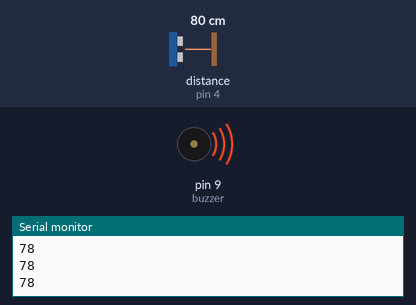
A sketch run on a simulated Arduino Uno, built with avr-gcc and run on an emulated ATmega328P. Parts: buzzer (waves = sounding), the last lines printed to the serial monitor. Wiring (inferred from the names in the program): ultrasonic range finder: trigger pin 3; echo pin 4. The inputs (shaded band) are chosen by the test bench; at power-on: distance to the obstacle (sensor on pin 4) 80 cm. The echo pulse lasts 58.3 µs per cm.

Above: at 1.4 s.
1.5 s: distance to the obstacle (sensor on pin 4) set to 2 cm
At 1.66 s:
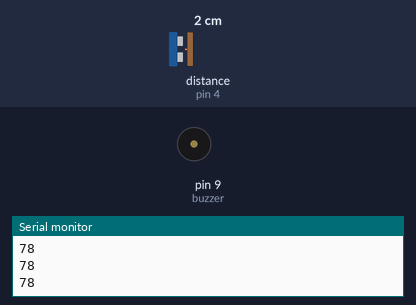
4.7 s: distance to the obstacle (sensor on pin 4) set to 60 cm
At 4.98 s:
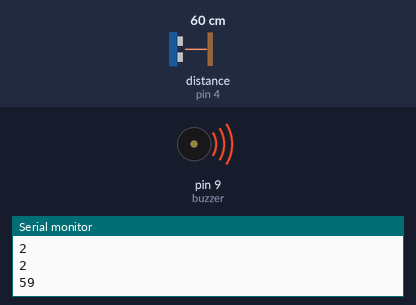
Timing chart, 0 to 13.9 s (numbered marks = the images above; inputs shaded):
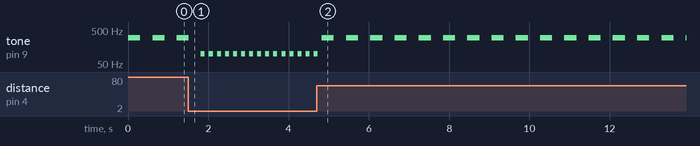

Measured:
- by itself, tone on pin 9 (buzzer): repeats every 0.60 s: 300 Hz 0.30 s, silent 0.30 s

The sketch:

blind_stick.ino
```cpp
int trigpin =3;
int echopin =4;
int piezoPin = 9;
long duration;
int distance;
const int buzzer = 9;

void setup()
{
  pinMode(buzzer, OUTPUT);
 pinMode(trigpin, OUTPUT);
 pinMode (echopin, INPUT);
 Serial.begin(9600);
}

void loop()
{
digitalWrite(trigpin,LOW);
delayMicroseconds(2);
digitalWrite(trigpin,HIGH);
delayMicroseconds(10);
digitalWrite(trigpin,LOW);
duration=pulseIn (echopin,HIGH);
distance=duration* 0.034/2;
Serial.println (distance);
 if (distance<50)
  {
  tone(buzzer, 100); // Send .1KHz sound signal...
  delay(100);        // ...for .1 sec
  noTone(buzzer);     // Stop sound...
  delay(100);        // ...for 1sec

  }

else if (distance<100)
  {
      tone(buzzer, 300); // Send .3KHz sound signal...
  delay(300);        // ...for .3 sec
  noTone(buzzer);     // Stop sound...
  delay(300);        // ...for 1sec
  }

else if (distance<150)
  {
     tone(buzzer, 500); // Send .5KHz sound signal...
  delay(500);        // ...for .5 sec
  noTone(buzzer);     // Stop sound...
  delay(500);        // ...for 1sec
  }

   else if (distance<200)
  {
   tone(buzzer, 1000); // Send 1KHz sound signal...
  delay(1000);        // ...for 1 sec
  noTone(buzzer);     // Stop sound...
  delay(1000);        // ...for 1sec
  }


}
```
